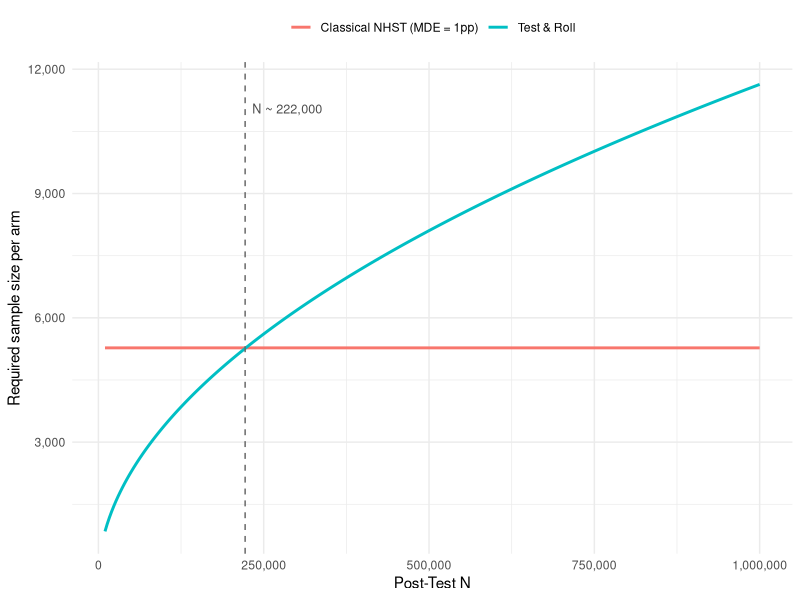
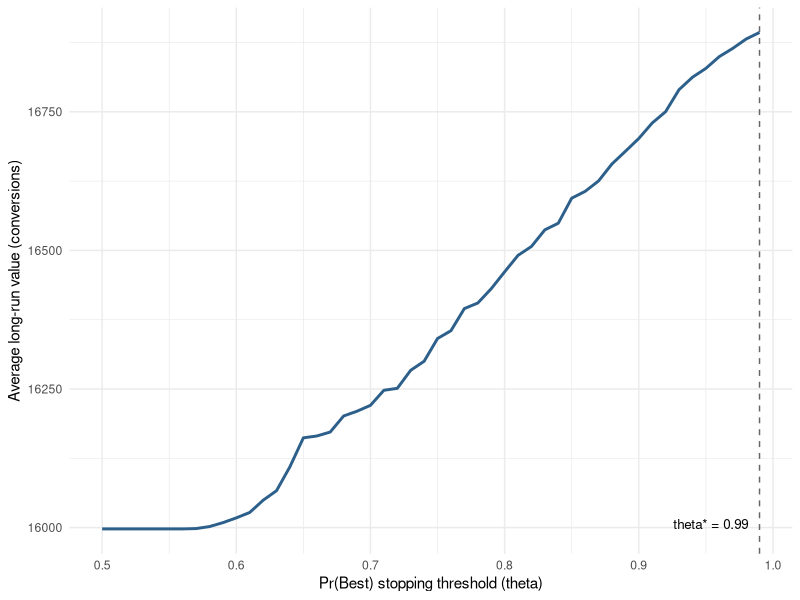
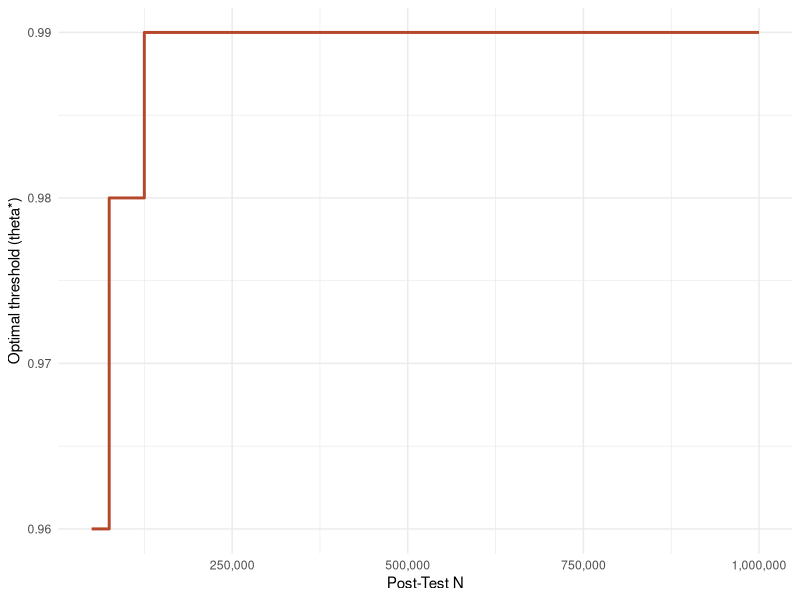
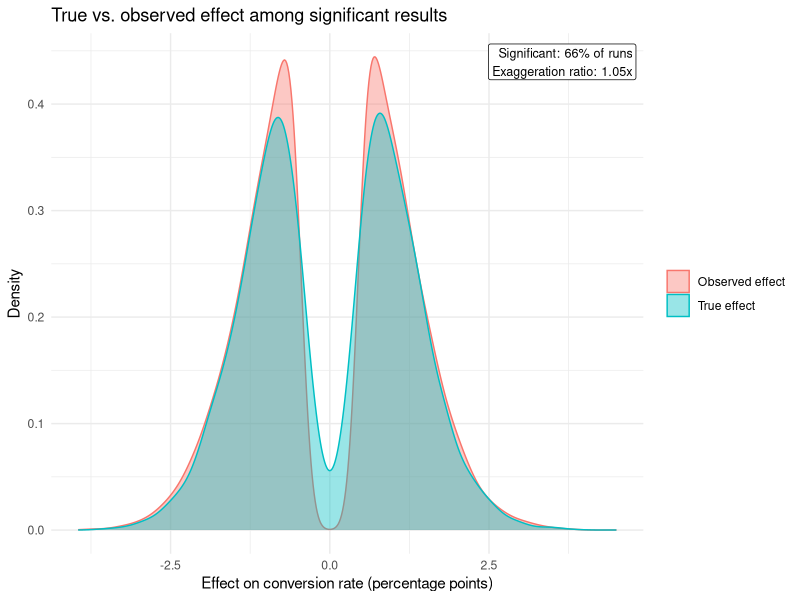
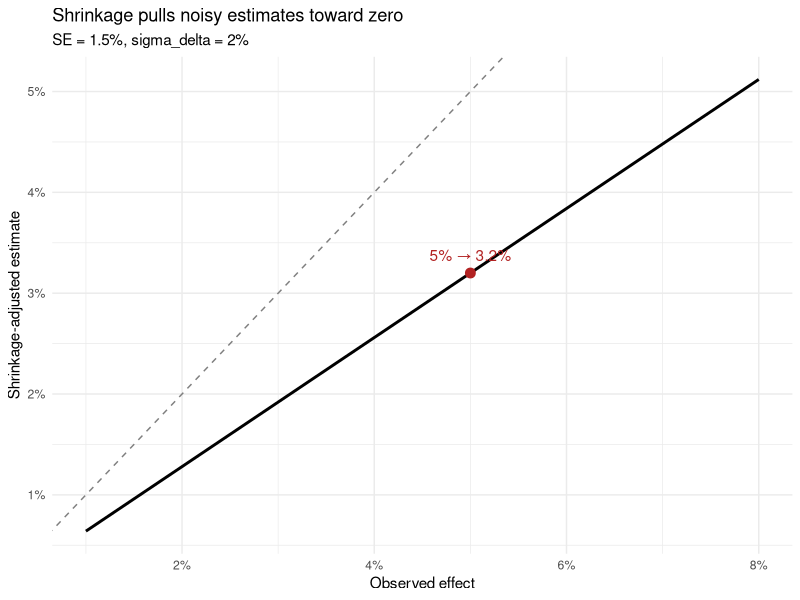
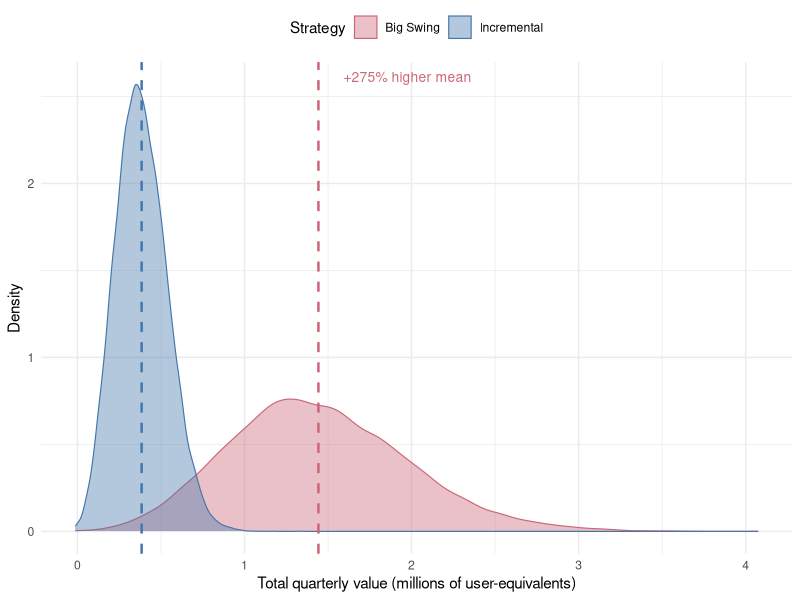

The R script that drew these images, in order:
## ---- chunk 1
knitr::opts_chunk$set(
  echo    = TRUE,
  message = FALSE,
  warning = FALSE,
  fig.align = "center"
)
library(ggplot2)
library(dplyr)
library(pwr)
## ---- chunk 2
#| label: fig-test-roll-vs-nhst
#| fig-cap: "Test & Roll sample size versus the classical NHST sample size, as a function of Post-Test N. The two cross around N ≈ 223,000."

test_roll_n <- function(N, sigma, sigma_delta) {
  # sigma:       within-experiment outcome standard deviation (s in the text)
  # sigma_delta: prior standard deviation of the treatment effect (the lift)
  # Feit & Berman (2019) write the prior on each arm's mean as N(mu, sigma_arm^2);
  # the implied prior on the lift (the difference of two such arms) is
  # N(0, 2 * sigma_arm^2), so sigma_delta^2 = 2 * sigma_arm^2.
  sigma_arm <- sigma_delta / sqrt(2)
  x2 <- (sigma / sigma_arm)^2
  sqrt((N / 4) * x2 + ((3 / 4) * x2)^2) - (3 / 4) * x2
}

N           <- 500000
p0          <- 0.03
sigma       <- sqrt(p0 * (1 - p0))   # within-experiment SD for a binary outcome
sigma_delta <- 0.01

n_star <- test_roll_n(N, sigma, sigma_delta)
n_star

h      <- ES.h(p1 = 0.03, p2 = 0.04)
n_nhst <- pwr.2p.test(h = h, sig.level = 0.05, power = 0.80)$n
n_nhst

N_seq      <- seq(10000, 1000000, length.out = 300)
n_star_seq <- test_roll_n(N_seq, sigma, sigma_delta)
crossover  <- N_seq[which.min(abs(n_star_seq - n_nhst))]

plot_df <- data.frame(
  N      = rep(N_seq, 2),
  n      = c(n_star_seq, rep(n_nhst, length(N_seq))),
  method = rep(c("Test & Roll", "Classical NHST (MDE = 1pp)"), each = length(N_seq))
)

ggplot(plot_df, aes(x = N, y = n, color = method)) +
  geom_line(linewidth = 1) +
  geom_vline(xintercept = crossover, linetype = "dashed", color = "grey40") +
  annotate("text", x = crossover, y = max(plot_df$n) * 0.95,
           label = paste0("N ~ ", format(round(crossover, -3), big.mark = ",")),
           hjust = -0.1, size = 3.2, color = "grey30") +
  scale_x_continuous(labels = scales::comma) +
  scale_y_continuous(labels = scales::comma) +
  labs(x = "Post-Test N", y = "Required sample size per arm", color = NULL) +
  theme_minimal() +
  theme(legend.position = "top")
## ---- chunk 3
#| label: run-stopping-simulation
run_simulation <- function(n_sim = 10000, p0 = 0.03, sigma_delta = 0.01,
                            daily_n = 135, max_days = 60,
                            thetas = seq(0.50, 0.99, by = 0.01),
                            seed = 2026) {
  set.seed(seed)
  delta        <- rnorm(n_sim, mean = 0, sd = sigma_delta)
  p_treat_true <- pmin(pmax(p0 + delta, 0.0005), 0.9995)
  p_ctrl_true  <- rep(p0, n_sim)

  stop_day      <- matrix(max_days, nrow = n_sim, ncol = length(thetas))
  deployed      <- matrix(1L,       nrow = n_sim, ncol = length(thetas))
  still_running <- matrix(TRUE,     nrow = n_sim, ncol = length(thetas))

  sC <- rep(0, n_sim); nC <- rep(0, n_sim)
  sT <- rep(0, n_sim); nT <- rep(0, n_sim)
  arm_best <- rep(1L, n_sim)

  # Beta(1, 1) uniform prior on each arm's conversion rate.
  # After s successes in n trials, the posterior is Beta(1 + s, 1 + n - s).
  for (day in seq_len(max_days)) {
    sC <- sC + rbinom(n_sim, daily_n, p_ctrl_true); nC <- nC + daily_n
    sT <- sT + rbinom(n_sim, daily_n, p_treat_true); nT <- nT + daily_n

    aC <- 1 + sC; bC <- 1 + nC - sC
    aT <- 1 + sT; bT <- 1 + nT - sT

    muC  <- aC / (aC + bC);  muT  <- aT / (aT + bT)
    varC <- aC * bC / ((aC + bC)^2 * (aC + bC + 1))
    varT <- aT * bT / ((aT + bT)^2 * (aT + bT + 1))

    # Pr(treatment is best), via the normal approximation to the Beta posteriors
    z         <- (muT - muC) / sqrt(varT + varC)
    pr_t_best <- pnorm(z)
    pr_best   <- pmax(pr_t_best, 1 - pr_t_best)
    arm_best  <- ifelse(muT > muC, 2L, 1L)

    for (j in seq_along(thetas)) {
      crossed <- still_running[, j] & (pr_best > thetas[j])
      if (any(crossed)) {
        stop_day[crossed, j]      <- day
        deployed[crossed, j]      <- arm_best[crossed]
        still_running[crossed, j] <- FALSE
      }
    }
    if (!any(still_running)) break
  }

  still_idx <- which(still_running, arr.ind = TRUE)
  if (nrow(still_idx) > 0) deployed[still_idx] <- arm_best[still_idx[, 1]]

  list(thetas = thetas, stop_day = stop_day, deployed = deployed,
       p_ctrl_true = p_ctrl_true, p_treat_true = p_treat_true,
       daily_n = daily_n)
}

sim <- run_simulation()
## ---- chunk 4
#| label: fig-stopping-results
#| fig-cap:
#|   - "Average long-run value by stopping threshold, Post-Test N = 500,000."
#|   - "Optimal threshold θ* as Post-Test N varies from 50,000 to 1,000,000."
#| layout-ncol: 2

value_curve <- function(sim, N) {
  sapply(seq_along(sim$thetas), function(j) {
    n_used   <- sim$stop_day[, j] * sim$daily_n * 2
    mu_dep   <- ifelse(sim$deployed[, j] == 2, sim$p_treat_true, sim$p_ctrl_true)
    test_val <- sim$stop_day[, j] * sim$daily_n * (sim$p_ctrl_true + sim$p_treat_true)
    roll_val <- pmax(N - n_used, 0) * mu_dep
    mean(test_val + roll_val)
  })
}

# Panel 1: optimization curve at the worked-example Post-Test N
N_focal    <- 500000
vals       <- value_curve(sim, N_focal)
theta_star <- sim$thetas[which.max(vals)]
curve_df   <- data.frame(theta = sim$thetas, value = vals)

ggplot(curve_df, aes(theta, value)) +
  geom_line(color = "#2C5F8A", linewidth = 1) +
  geom_vline(xintercept = theta_star, linetype = "dashed", color = "grey40") +
  annotate("text", x = theta_star, y = min(curve_df$value),
           label = paste0("theta* = ", theta_star), hjust = 1.15, vjust = 0, size = 3.4) +
  labs(x = "Pr(Best) stopping threshold (theta)",
       y = "Average long-run value (conversions)") +
  theme_minimal()

# Panel 2: how theta* shifts with Post-Test N
N_grid         <- seq(50000, 1000000, by = 25000)
theta_star_seq <- sapply(N_grid, function(N) sim$thetas[which.max(value_curve(sim, N))])
shift_df       <- data.frame(N = N_grid, theta_star = theta_star_seq)

ggplot(shift_df, aes(N, theta_star)) +
  geom_step(color = "#B5482A", linewidth = 1) +
  scale_x_continuous(labels = scales::comma) +
  labs(x = "Post-Test N", y = "Optimal threshold (theta*)") +
  theme_minimal()
## ---- chunk 5
#| label: fig-winners-curse
#| fig-cap: "True vs. observed effect among statistically significant results. The annotation reports the exaggeration ratio computed in this run."

set.seed(2026)

# Design, calibrated to detect a 1% relative lift at 80% power, alpha = 0.05
baseline <- 0.65
mde_rel  <- 0.01
mde_abs  <- baseline * mde_rel          # 65% -> 65.65%
alpha    <- 0.05
power    <- 0.80
z_alpha  <- qnorm(1 - alpha / 2)
z_beta   <- qnorm(power)

p1 <- baseline
p2 <- baseline + mde_abs
n_per_arm <- ceiling(
  (z_alpha + z_beta)^2 * (p1 * (1 - p1) + p2 * (1 - p2)) / mde_abs^2
)

n_sims      <- 50000
sigma_delta <- 0.01                     # delta ~ N(0, 0.01^2)

true_delta <- rnorm(n_sims, mean = 0, sd = sigma_delta)
treat_rate <- pmin(pmax(baseline + true_delta, 0), 1)

ctrl_successes  <- rbinom(n_sims, n_per_arm, baseline)
treat_successes <- rbinom(n_sims, n_per_arm, treat_rate)

p1_hat  <- ctrl_successes / n_per_arm
p2_hat  <- treat_successes / n_per_arm
tau_hat <- p2_hat - p1_hat
se_hat  <- sqrt(p1_hat * (1 - p1_hat) / n_per_arm + p2_hat * (1 - p2_hat) / n_per_arm)

is_significant <- abs(tau_hat / se_hat) > z_alpha
delta_sig <- true_delta[is_significant]
tau_sig   <- tau_hat[is_significant]

exaggeration <- mean(abs(tau_sig)) / mean(abs(delta_sig))

plot_df <- data.frame(
  effect = 100 * c(delta_sig, tau_sig),
  type   = rep(c("True effect", "Observed effect"), each = length(delta_sig))
)

ggplot(plot_df, aes(x = effect, fill = type, colour = type)) +
  geom_density(alpha = 0.4) +
  annotate(
    "label", x = Inf, y = Inf, hjust = 1.05, vjust = 1.3, size = 3.2, fill = "white",
    label = paste0(
      "Significant: ", round(100 * mean(is_significant)), "% of runs\n",
      "Exaggeration ratio: ", round(exaggeration, 2), "x"
    )
  ) +
  labs(
    x = "Effect on conversion rate (percentage points)", y = "Density",
    title = "True vs. observed effect among significant results",
    fill = NULL, colour = NULL
  ) +
  theme_minimal()
## ---- chunk 6
#| label: fig-shrinkage-curve
#| fig-cap: "Observed effect vs. shrinkage-adjusted estimate. The dashed line marks no shrinkage."

shrink_estimate <- function(tau_hat, se, sigma_delta) {
  (sigma_delta^2 / (sigma_delta^2 + se^2)) * tau_hat
}

se_fixed    <- 0.015
sigma_delta <- 0.02

tau_grid    <- seq(0.01, 0.08, by = 0.001)
tau_shrunk  <- shrink_estimate(tau_grid, se_fixed, sigma_delta)

shrink_df <- data.frame(tau_hat = tau_grid, tau_tilde = tau_shrunk)

example_hat   <- 0.05
example_tilde <- shrink_estimate(example_hat, se_fixed, sigma_delta)

ggplot(shrink_df, aes(x = tau_hat, y = tau_tilde)) +
  geom_abline(slope = 1, intercept = 0, linetype = "dashed", colour = "grey50") +
  geom_line(linewidth = 1) +
  annotate("point", x = example_hat, y = example_tilde, colour = "firebrick", size = 3) +
  annotate(
    "text", x = example_hat, y = example_tilde, vjust = -1, colour = "firebrick",
    label = paste0(round(100 * example_hat, 1), "% \u2192 ", round(100 * example_tilde, 1), "%")
  ) +
  scale_x_continuous(labels = scales::percent) +
  scale_y_continuous(labels = scales::percent) +
  labs(
    x = "Observed effect", y = "Shrinkage-adjusted estimate",
    title = "Shrinkage pulls noisy estimates toward zero",
    subtitle = "SE = 1.5%, sigma_delta = 2%"
  ) +
  theme_minimal()
## ---- chunk 7
#| label: sim-setup
#| cache: true

set.seed(2026)

# Parameters (matched to Feit & Berman, 2019, website application)
N_total    <- 1e6      # quarterly test-stage user budget
N_post     <- 10e6     # deployment-stage audience (decoupled from test budget)
sigma_y    <- 0.466    # per-user response SD (Feit & Berman website estimate: s = 0.466)
k          <- 20       # number of experiments per quarter, SAME for both strategies
theta_star <- 1.96     # deploy threshold: roll out only when z >= theta*

simulate_quarter <- function(effect_mean, effect_sd) {
  n          <- N_total / k
  se         <- 2 * sigma_y / sqrt(n)       # SE of 2-arm mean difference (n/2 per arm)
  delta_true <- rnorm(k, mean = effect_mean, sd = effect_sd)
  delta_hat  <- delta_true + rnorm(k, sd = se)   # noisy estimate of each effect
  deploy     <- (delta_hat / se) >= theta_star   # one-sided z-test: deploy confirmed positives
  # Payoff: realised by the TRUE effect, summed over all k experiments
  sum(delta_true[deploy]) * N_post
}

reps <- 30000
inc_vals <- replicate(reps,
  simulate_quarter(effect_mean = 0.005, effect_sd = 0.003))
big_vals <- replicate(reps,
  simulate_quarter(effect_mean = 0,     effect_sd = 0.020))

quarterly_value <- tibble(
  strategy    = rep(c("Incremental", "Big Swing"), each = reps),
  total_value = c(inc_vals, big_vals)
)
## ---- chunk 8
#| label: sim-summary
#| echo: false

smry <- quarterly_value |>
  group_by(strategy) |>
  summarise(
    mean_val = mean(total_value),
    sd_val   = sd(total_value),
    p50      = median(total_value),
    p90      = quantile(total_value, 0.90),
    p99      = quantile(total_value, 0.99),
    .groups  = "drop"
  )

inc_mean <- smry$mean_val[smry$strategy == "Incremental"]
big_mean <- smry$mean_val[smry$strategy == "Big Swing"]
inc_p99  <- smry$p99[smry$strategy == "Incremental"]
inc_sd   <- smry$sd_val[smry$strategy == "Incremental"]
big_sd   <- smry$sd_val[smry$strategy == "Big Swing"]
pct_lift <- 100 * (big_mean / inc_mean - 1)
## ---- chunk 9
#| label: fig-quarterly-value-density
#| fig-cap: >
#|   Distribution of total quarterly value across 30,000 simulated quarters.
#|   Vertical dashed lines mark strategy means. Both strategies run k = 20
#|   experiments on the same budget. The only difference is the prior on delta.
#|   The Big Swing distribution has a fat right tail, individual transformational
#|   experiments, that the Incremental strategy structurally cannot produce.
#| fig-width: 8
#| fig-height: 4.5
#| echo: false

means_df <- smry |> select(strategy, mean_val)

ggplot(quarterly_value, aes(x = total_value / 1e6, fill = strategy, colour = strategy)) +
  geom_density(alpha = 0.40, linewidth = 0.40) +
  geom_vline(data = means_df,
             aes(xintercept = mean_val / 1e6, colour = strategy),
             linetype = "dashed", linewidth = 0.85, show.legend = FALSE) +
  annotate("text",
           x     = big_mean / 1e6 + 0.15,
           y     = Inf, vjust = 2.0, hjust = 0,
           label = sprintf("+%.0f%% higher mean", pct_lift),
           size  = 3.5, colour = "#CC6677") +
  scale_fill_manual(
    values = c("Incremental" = "#4477AA", "Big Swing" = "#CC6677")) +
  scale_colour_manual(
    values = c("Incremental" = "#4477AA", "Big Swing" = "#CC6677")) +
  labs(
    x      = "Total quarterly value (millions of user-equivalents)",
    y      = "Density",
    fill   = "Strategy",
    colour = "Strategy"
  ) +
  theme_minimal(base_size = 11) +
  theme(legend.position = "top")
## ---- chunk 10
#| label: tbl-decision-table
#| tbl-cap: "Portfolio strategy by domain and effect distribution."
#| echo: false

tibble(
  Domain                = c(
    "Incremental UI copy",
    "ML ranking / pricing",
    "New product features",
    "Mature product, low traffic"
  ),
  `Effect distribution` = c(
    "Thin tails, small effects",
    "Fat tails, large variance",
    "Unknown, potentially large",
    "Thin tails, small N_post"
  ),
  `Optimal strategy` = c(
    "Incremental",
    "Big Swings",
    "Big Swings",
    "Incremental"
  )
) |>
  knitr::kable(align = "lll")
## ---- chunk 11
#| label: scenario-setup

N           <- 500000   # Post-Test N: population deployed to after the test
p0          <- 0.03     # baseline conversion
sigma_delta <- 0.01     # delta ~ N(0, 0.01^2), the same prior used in Sections III-VII
aov         <- 45       # average order value, EUR, stated assumption for Step 4
## ---- chunk 12
#| label: step1-sizing

n_star <- test_roll_n(N, sqrt(p0 * (1 - p0)), sigma_delta)
n_star

h      <- ES.h(p1 = p0, p2 = p0 + 0.01)
n_nhst <- pwr.2p.test(h = h, sig.level = 0.05, power = 0.80)$n
n_nhst
## ---- chunk 13
#| label: step2-single-test

# Extends Section IV's tooling: simulates ONE realised daily accumulation
# and applies the already-calibrated theta* stopping rule, rather than the
# n_sim parallel paths run_simulation() uses to calibrate theta* itself.
simulate_single_test <- function(p0, sigma_delta, daily_n, max_days, theta_star, seed) {
  set.seed(seed)
  delta_true   <- rnorm(1, mean = 0, sd = sigma_delta)
  p_treat_true <- min(max(p0 + delta_true, 0.0005), 0.9995)
  p_ctrl_true  <- p0

  sC <- 0; nC <- 0; sT <- 0; nT <- 0

  for (day in seq_len(max_days)) {
    sC <- sC + rbinom(1, daily_n, p_ctrl_true); nC <- nC + daily_n
    sT <- sT + rbinom(1, daily_n, p_treat_true); nT <- nT + daily_n

    aC <- 1 + sC; bC <- 1 + nC - sC
    aT <- 1 + sT; bT <- 1 + nT - sT

    muC  <- aC / (aC + bC);  muT  <- aT / (aT + bT)
    varC <- aC * bC / ((aC + bC)^2 * (aC + bC + 1))
    varT <- aT * bT / ((aT + bT)^2 * (aT + bT + 1))

    z         <- (muT - muC) / sqrt(varT + varC)
    pr_t_best <- pnorm(z)
    pr_best   <- max(pr_t_best, 1 - pr_t_best)

    if (pr_best > theta_star) {
      return(list(stop_day = day, tau_hat = sT / nT - sC / nC,
                   se_hat = sqrt(varT + varC), nC = nC, nT = nT,
                   deployed = ifelse(muT > muC, "treatment", "control")))
    }
  }

  list(stop_day = max_days, tau_hat = sT / nT - sC / nC,
       se_hat = sqrt(varT + varC), nC = nC, nT = nT,
       deployed = ifelse((sT / nT) > (sC / nC), "treatment", "control"))
}

# theta_star carries over from Section IV's worked example, which already
# used this exact N = 500,000, so it is not recalibrated here.
result <- simulate_single_test(p0 = p0, sigma_delta = sigma_delta, daily_n = 135,
                                max_days = 60, theta_star = theta_star, seed = 2026)
result$stop_day
result$deployed
## ---- chunk 14
#| label: step3-shrinkage

tau_hat   <- result$tau_hat
se_hat    <- result$se_hat
tau_tilde <- shrink_estimate(tau_hat, se_hat, sigma_delta)
tau_hat
tau_tilde
## ---- chunk 15
#| label: step4-revenue

roll_population          <- N - n_star
incremental_conversions  <- roll_population * tau_tilde
incremental_revenue      <- incremental_conversions * aov
roll_population
incremental_conversions
incremental_revenue
## ---- chunk 16
#| label: summary-table

summary_tbl <- data.frame(
  Metric = c("Test & Roll n* (per arm)", "NHST n (per arm)", "Stopping day",
             "Raw observed effect", "Shrinkage-adjusted effect",
             "Expected incremental revenue (EUR)"),
  Value = c(
    format(round(n_star), big.mark = ","),
    format(round(n_nhst), big.mark = ","),
    result$stop_day,
    paste0(round(100 * tau_hat, 3), "%"),
    paste0(round(100 * tau_tilde, 3), "%"),
    paste0("\u20AC", format(round(incremental_revenue), big.mark = ","))
  )
)
knitr::kable(summary_tbl, align = "lr")
